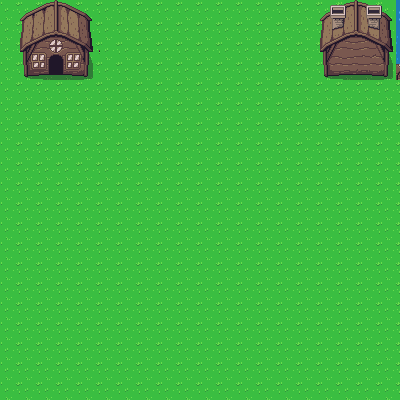

The image is a tile-based game level rendered from a .tmx file. Its description and complete source (layers, tilesets, objects, tile grids) follow:
An orthogonal 20x20 tile map with 20x20 px tiles, 2 tile layers (Capa de Patrones 1, casa).

<map version="1.0" tiledversion="1.1.6" orientation="orthogonal" renderorder="right-down" width="20" height="20" tilewidth="20" tileheight="20" infinite="0" nextobjectid="1">
 <tileset firstgid="1" name="Overworld" tilewidth="20" tileheight="20" tilecount="896" columns="32">
  <image source="../gfx/Overworld.png" width="640" height="576" />
 </tileset>
 <layer name="Capa de Patrones 1" width="20" height="20">
  <data encoding="csv">
261,261,261,261,261,261,261,261,261,261,261,261,261,261,261,261,261,261,261,261,
261,261,261,261,261,261,261,261,261,261,261,261,261,261,261,261,261,261,261,261,
261,261,261,261,261,261,261,261,261,261,261,261,261,261,261,261,261,261,261,261,
261,261,261,261,261,261,261,261,261,261,261,261,261,261,261,261,261,261,261,261,
261,261,261,261,261,261,261,261,261,261,261,261,261,261,261,261,261,261,261,261,
261,261,261,261,261,261,261,261,261,261,261,261,261,261,261,261,261,261,261,261,
261,261,261,261,261,261,261,261,261,261,261,261,261,261,261,261,261,261,261,261,
261,261,261,261,261,261,261,261,261,261,261,261,261,261,261,261,261,261,261,261,
261,261,261,261,261,261,261,261,261,261,261,261,261,261,261,261,261,261,261,261,
261,261,261,261,261,261,261,261,261,261,261,261,261,261,261,261,261,261,261,261,
261,261,261,261,261,261,261,261,261,261,261,261,261,261,261,261,261,261,261,261,
261,261,261,261,261,261,261,261,261,261,261,261,261,261,261,261,261,261,261,261,
261,261,261,261,261,261,261,261,261,261,261,261,261,261,261,261,261,261,261,261,
261,261,261,261,261,261,261,261,261,261,261,261,261,261,261,261,261,261,261,261,
261,261,261,261,261,261,261,261,261,261,261,261,261,261,261,261,261,261,261,261,
261,261,261,261,261,261,261,261,261,261,261,261,261,261,261,261,261,261,261,261,
261,261,261,261,261,261,261,261,261,261,261,261,261,261,261,261,261,261,261,261,
261,261,261,261,261,261,261,261,261,261,261,261,261,261,261,261,261,261,261,261,
261,261,261,261,261,261,261,261,261,261,261,261,261,261,261,261,261,261,261,261,
261,261,261,261,261,261,261,261,261,261,261,261,261,261,261,261,261,261,261,261
</data>
 </layer>
 <layer name="casa" width="20" height="20">
  <data encoding="csv">
0,6,7,8,9,0,0,0,0,0,0,0,0,0,0,0,10,11,12,13,
0,38,39,40,41,0,0,0,0,0,0,0,0,0,0,0,42,43,44,45,
0,70,71,72,73,0,0,0,0,0,0,0,0,0,0,0,74,75,76,77,
0,102,103,104,105,0,0,0,0,0,0,0,0,0,0,0,106,107,108,109,
0,0,0,0,0,0,0,0,0,0,0,0,0,0,0,0,0,0,0,0,
0,0,0,0,0,0,0,0,0,0,0,0,0,0,0,0,0,0,0,0,
0,0,0,0,0,0,0,0,0,0,0,0,0,0,0,0,0,0,0,0,
0,0,0,0,0,0,0,0,0,0,0,0,0,0,0,0,0,0,0,0,
0,0,0,0,0,0,0,0,0,0,0,0,0,0,0,0,0,0,0,0,
0,0,0,0,0,0,0,0,0,0,0,0,0,0,0,0,0,0,0,0,
0,0,0,0,0,0,0,0,0,0,0,0,0,0,0,0,0,0,0,0,
0,0,0,0,0,0,0,0,0,0,0,0,0,0,0,0,0,0,0,0,
0,0,0,0,0,0,0,0,0,0,0,0,0,0,0,0,0,0,0,0,
0,0,0,0,0,0,0,0,0,0,0,0,0,0,0,0,0,0,0,0,
0,0,0,0,0,0,0,0,0,0,0,0,0,0,0,0,0,0,0,0,
0,0,0,0,0,0,0,0,0,0,0,0,0,0,0,0,0,0,0,0,
0,0,0,0,0,0,0,0,0,0,0,0,0,0,0,0,0,0,0,0,
0,0,0,0,0,0,0,0,0,0,0,0,0,0,0,0,0,0,0,0,
0,0,0,0,0,0,0,0,0,0,0,0,0,0,0,0,0,0,0,0,
0,0,0,0,0,0,0,0,0,0,0,0,0,0,0,0,0,0,0,0
</data>
 </layer>
</map>
